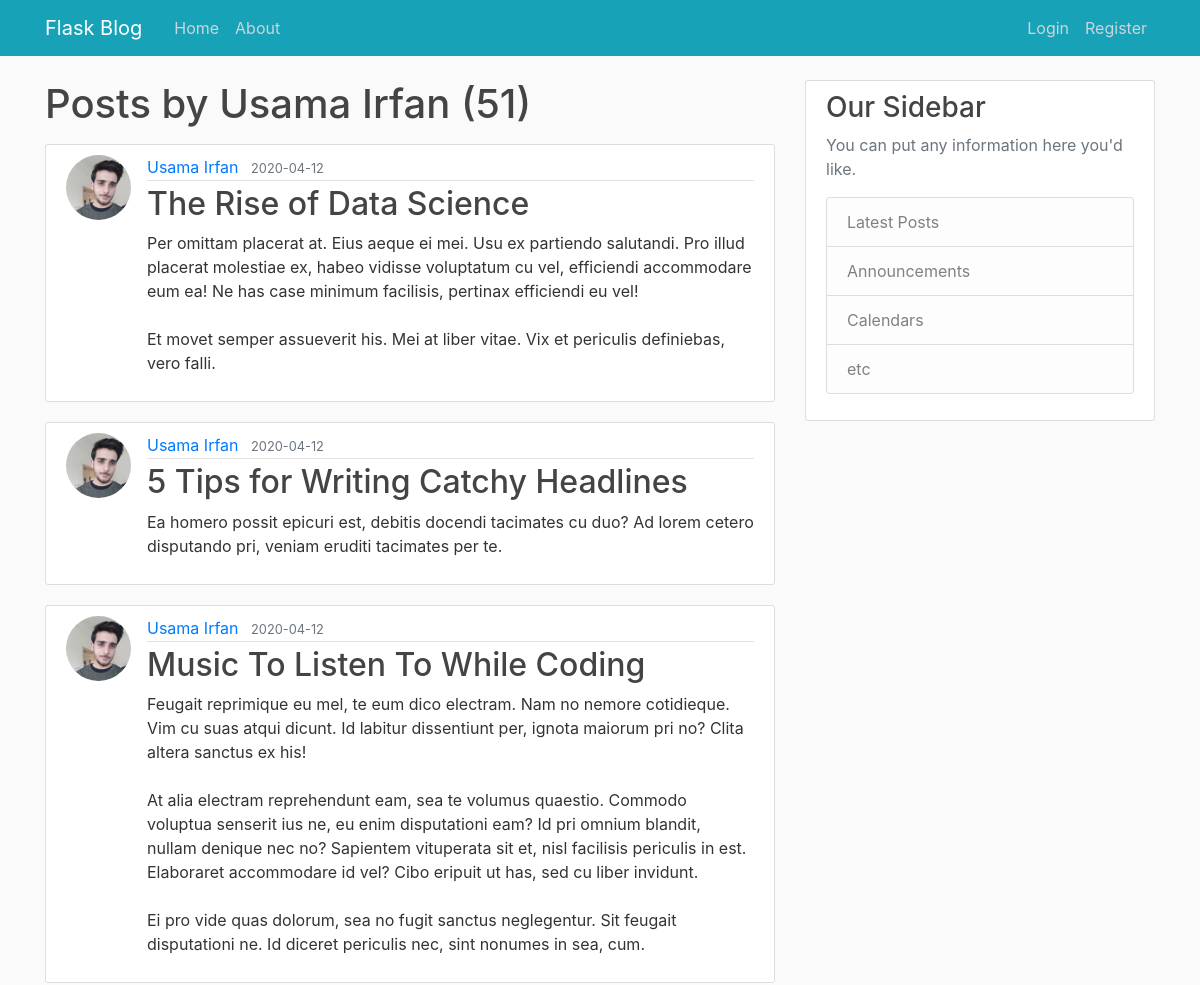
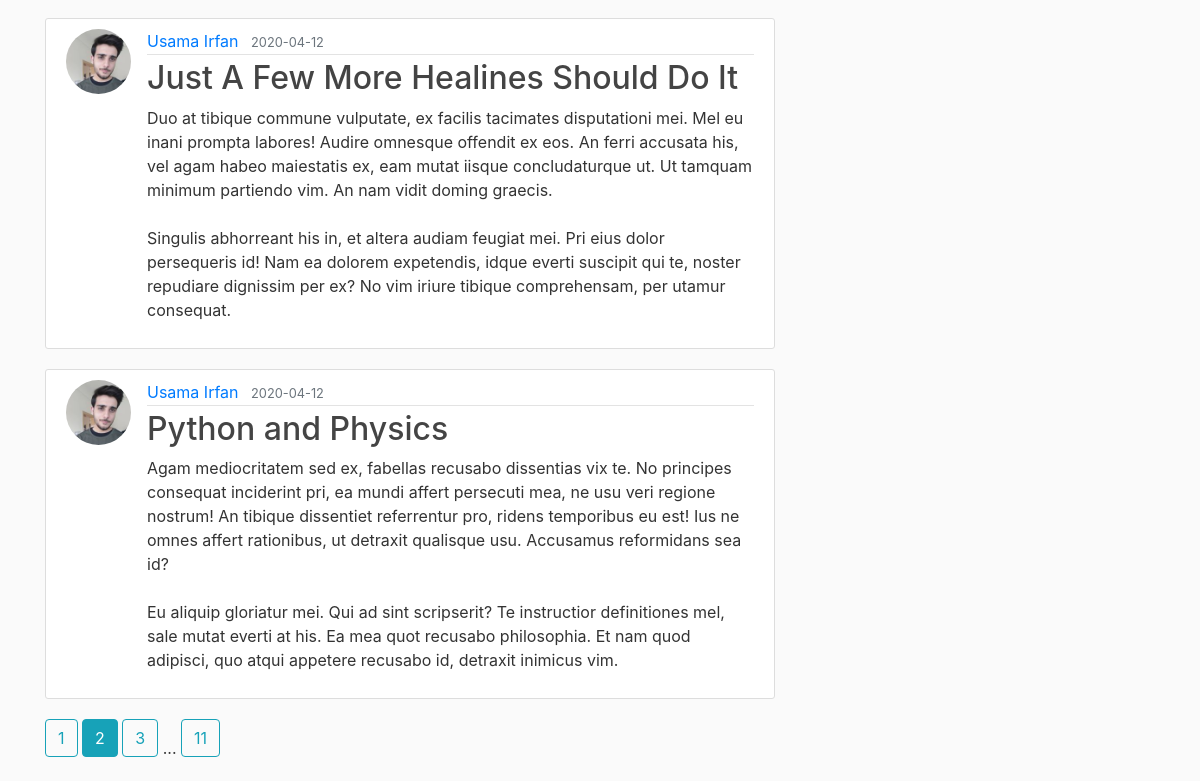
The page /user/Usama Irfan?page=2 on the database its author committed (2 pictures, top to bottom).
### flaskblog/models.py (models this page shows, shortened)
class User(db.Model, UserMixin):
    id = db.Column(db.Integer, primary_key=True)
    username = db.Column(db.String(20), unique=True, nullable=False)
    email = db.Column(db.String(120), unique=True, nullable=False)
    image_file = db.Column(db.String(20), nullable=False, default='default.jpg')
    password = db.Column(db.String(60), nullable=False)
    posts = db.relationship('Post', backref='author', lazy=True)

class Post(db.Model):
    id = db.Column(db.Integer, primary_key=True)
    title = db.Column(db.String(100), nullable=False)
    date_posted = db.Column(db.DateTime, nullable=False, default=datetime.utcnow)
    content = db.Column(db.Text, nullable=False)
    user_id = db.Column(db.Integer, db.ForeignKey('user.id'), nullable=False)

### flaskblog/users/routes.py (the view)
@users.route("/user/<string:username>")
def user_posts(username):
    page = request.args.get('page', 1, type=int)
    user = User.query.filter_by(username=username).first_or_404()
    posts = Post.query.filter_by(author=user)\
        .order_by(Post.date_posted.desc())\
        .paginate(page=page, per_page=5)
    return render_template('user_posts.html', posts=posts, user=user)

### flaskblog/templates/user_posts.html
{% extends "layout.html" %}
{% block content%}
    <h1 class="mb-3">Posts by {{ user.username }} ({{ posts.total }})</h1>
    {% for post in posts.items %}
    <article class="media content-section">
      <img class="rounded-circle article-img" src="{{ url_for('static', filename='profile_pics/' + post.author.image_file) }}">
        <div class="media-body">
          <div class="article-metadata">
            <a class="mr-2" href="{{ url_for('posts.user_posts', username=post.author.username) }}">{{ post.author.username }}</a>
            <small class="text-muted">{{ post.date_posted.strftime('%Y-%m-%d') }}</small>
          </div>
          <h2><a class="article-title" href="{{ url_for('posts.post', post_id=post.id)}}">{{ post.title }}</a></h2>
          <p class="article-content">{{ post.content }}</p>
        </div>
      </article>
    {% endfor %}
    {% for page_num in posts.iter_pages(left_edge=1, right_edge=1, left_current=1, right_current=2) %}
      {% if page_num %}
        {% if posts.page == page_num %}
          <a class="btn btn-info mb-4" href="{{ url_for('users.user_posts', username=user.username, page=page_num) }}">{{ page_num }}</a>
        {% else %}
          <a class="btn btn-outline-info mb-4" href="{{ url_for('users.user_posts', username=user.username, page=page_num) }}">{{ page_num }}</a>
        {% endif %}
      {% else %}
        ...
      {% endif %}
    {% endfor %}
{% endblock content %}

### flaskblog/static/main.css (style rules this page uses)
body { background: #fafafa; color: #333333; margin-top: 5rem; }
h1, h2, h3, h4, h5, h6 { color: #444444; }
.content-section { background: #ffffff; padding: 10px 20px; border: 1px solid #dddddd; border-radius: 3px; margin-bottom: 20px; }
.article-title { color: #444444; }
.article-content { white-space: pre-line; }
.article-img { height: 65px; width: 65px; margin-right: 16px; }
.article-metadata { padding-bottom: 1px; margin-bottom: 4px; border-bottom: 1px solid #e3e3e3 }

### rows shown on the page
User: username "Usama Irfan"
Post: image_file (picture), author.username "Usama Irfan", date_posted "2020-04-12", title "The Rise of Data Science", content "Per omittam placerat at. Eius aeque ei mei. Usu ex partiendo salutandi. Pro illud placerat molestiae ex, habeo vidisse voluptatum cu vel, efficiendi accommodare eum ea! Ne has case minimum facilisis, pertinax efficiendi eu vel! Et movet semper assueverit his. Mei at liber vitae. Vix et periculis definiebas, vero falli."
Post: image_file (picture), author.username "Usama Irfan", date_posted "2020-04-12", title "5 Tips for Writing Catchy Headlines", content "Ea homero possit epicuri est, debitis docendi tacimates cu duo? Ad lorem cetero disputando pri, veniam eruditi tacimates per te."
Post: image_file (picture), author.username "Usama Irfan", date_posted "2020-04-12", title "Music To Listen To While Coding", content "Feugait reprimique eu mel, te eum dico electram. Nam no nemore cotidieque. Vim cu suas atqui dicunt. Id labitur dissentiunt per, ignota maiorum pri no? Clita altera sanctus ex his! At alia electram reprehendunt eam, sea te volumus quaestio. Commodo voluptua senserit ius ne, eu enim disputationi eam? Id pri omnium blandit, nullam denique nec no? Sapientem vituperata sit et, nisl facilisis periculis in est. Elaboraret accommodare id vel? Cibo eripuit ut has, sed cu liber invidunt. Ei pro vide quas dolorum, sea no fugit sanctus neglegentur. Sit feugait disputationi ne. Id diceret periculis nec, sint nonumes in sea, cum."
Post: image_file (picture), author.username "Usama Irfan", date_posted "2020-04-12", title "Just A Few More Healines Should Do It", content "Duo at tibique commune vulputate, ex facilis tacimates disputationi mei. Mel eu inani prompta labores! Audire omnesque offendit ex eos. An ferri accusata his, vel agam habeo maiestatis ex, eam mutat iisque concludaturque ut. Ut tamquam minimum partiendo vim. An nam vidit doming graecis. Singulis abhorreant his in, et altera audiam feugiat mei. Pri eius dolor persequeris id! Nam ea dolorem expetendis, idque everti suscipit qui te, noster repudiare dignissim per ex? No vim iriure tibique comprehensam, per utamur consequat."
Post: image_file (picture), author.username "Usama Irfan", date_posted "2020-04-12", title "Python and Physics", content "Agam mediocritatem sed ex, fabellas recusabo dissentias vix te. No principes consequat inciderint pri, ea mundi affert persecuti mea, ne usu veri regione nostrum! An tibique dissentiet referrentur pro, ridens temporibus eu est! Ius ne omnes affert rationibus, ut detraxit qualisque usu. Accusamus reformidans sea id? Eu aliquip gloriatur mei. Qui ad sint scripserit? Te instructior definitiones mel, sale mutat everti at his. Ea mea quot recusabo philosophia. Et nam quod adipisci, quo atqui appetere recusabo id, detraxit inimicus vim."

### other values the page prints
{{ posts.total }} "51"
{{ page_num }} "1" "3" "11"
{{ page_num }} "2"
